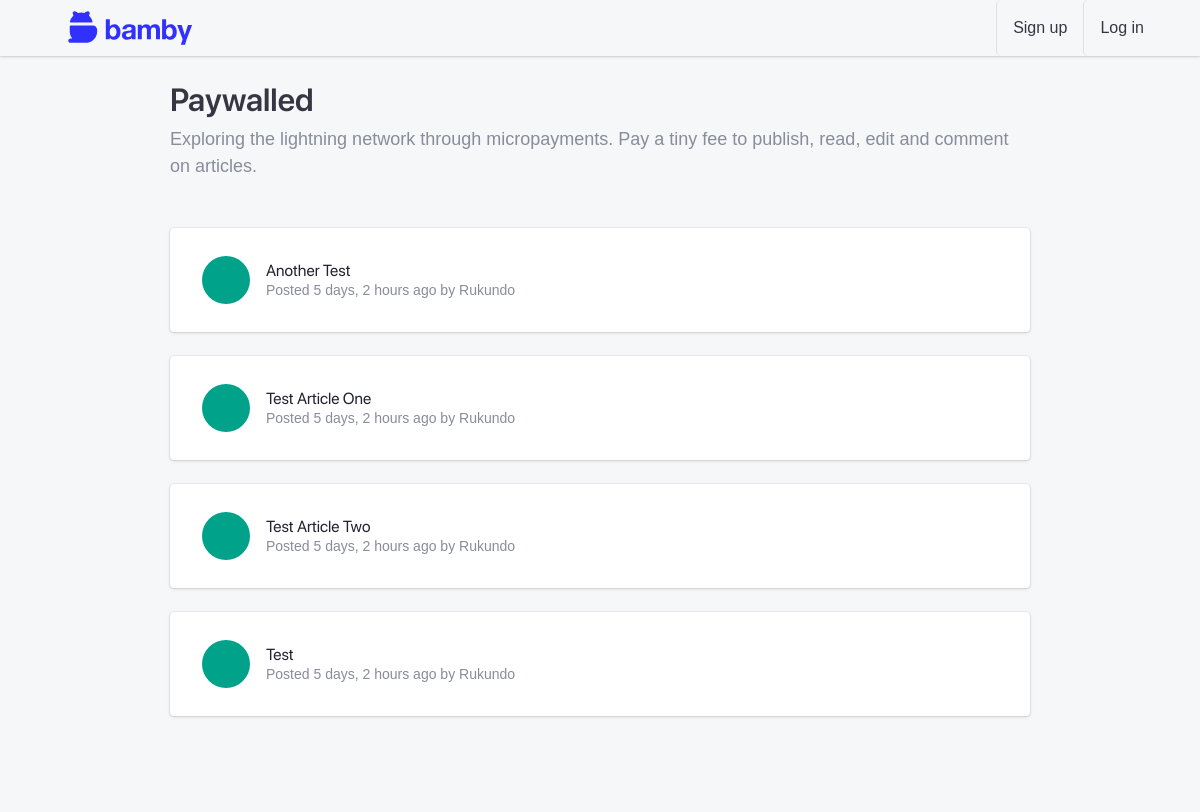
The app's page /, older data.
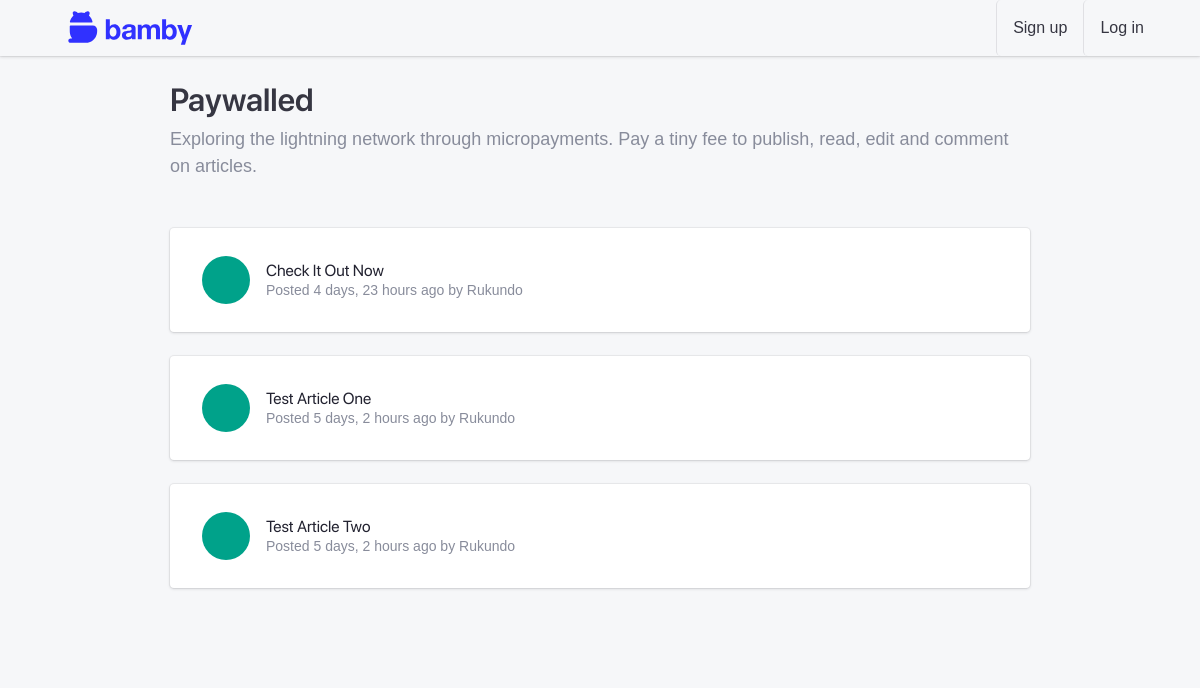
The same page, newer data.
### apps/blog/models.py (models this page shows, shortened)
class Article(models.Model):
    DRAFT = "D"
    PUBLISHED = "P"
    STATUS = ((DRAFT, _("Draft")), (PUBLISHED, _("Published")))
    uuid = models.UUIDField(unique=True, default=uuid.uuid4, editable=False)
    user = models.ForeignKey(
        settings.AUTH_USER_MODEL,
        null=True,
        related_name="articles",
        on_delete=models.SET_NULL,
    )
    date_created = models.DateTimeField(auto_now_add=True)
    date_published = models.DateTimeField(auto_now=True)
    title = models.CharField(max_length=255, null=True, unique=True)
    status = models.CharField(max_length=1, choices=STATUS, default=DRAFT)
    content = models.CharField(_("Content"), max_length=10000, blank=True)
    edited = models.BooleanField(default=False)
    objects = ArticleQuerySet.as_manager()
    class Meta:
        verbose_name = _("Article")
        verbose_name_plural = _("Articles")
        ordering = ("-date_published",)

### apps/authentication/models.py (models this page shows, shortened)
class Profile(models.Model):
    user = models.OneToOneField(User, on_delete=models.CASCADE, verbose_name=_("user"))
    node_pubkey = models.CharField(max_length=80, unique=True, blank=True, null=True)
    class Meta:
        verbose_name = _("profile")
        verbose_name_plural = _("profiles")
        db_table = "auth_profile"
    def get_screen_name(self):
        try:
            if self.user.get_full_name():
                return self.user.get_full_name()
            else:
                return self.user.username
        except Exception:
            return self.user.username

### apps/core/views.py (the view)
# urls.py: path("", core_views.home, name="home"),
def home(request):
    published_articles = Article.objects.get_published()
    return render(
        request,
        "core/home.html",
        {"articles": published_articles},
    )

### apps/blog/models.py (called while the page is built)
    def get_published(self):
        return self.filter(status="P").order_by("-date_published")

### apps/core/templates/core/home.html (shortened to what this page needs)
{% extends 'base.html' %}
{% load static i18n humanize %}
{% block content %}
<section class="position-relative pb-5 bg-light">
    <div class="sticker">
    </div>
    <div class="container position-relative">
        <div class="row">
            <div class="col-md-10 mx-auto">
                <h2 class="text-center text-sm-left"> Paywalled</h2>
                <p class="lead text-muted text-center text-sm-left mb-5">Exploring the lightning network through
                    micropayments.
                    Pay a tiny fee to publish, read, edit and comment on articles.</p>
                <div class="list-group list-group-flush list-group-divider">
                    {% for article in articles %}
                    <div class="card mb-4" id="articles">
                        <div class="card-body">
                            <div class="list-group-item">
                                <div class="list-group-item-figure">
                                    <a href="{% url 'articles:article' article.uuid %}"
                                        class="tile tile-lg tile-circle bg-success">
                                    </a>
                                </div>
                                <div class="list-group-item-body">
                                    <h4 class="list-group-item-title">
                                        <a
                                            href="{% url 'articles:article' article.uuid %}">{{ article.title|title }}</a>
                                    </h4>
                                    <p class="list-group-item-text">{% trans 'Posted' %}
                                        {{ article.date_published|naturaltime }}
                                        by
                                        {{ article.user.profile.get_screen_name|title }} </p>
                                </div>
                            </div>
                        </div>
                    </div>
                    {% empty %}
                    <h4 class="no-data">{% trans 'There is no published article yet' %}. <a
                            href="{% url 'articles:write_new' %}">{% trans 'Be the first one to publish one' %}!</a>
                    </h4>
                    {% endfor %}
                </div>
            </div>
        </div>
    </div>
</section>
{% endblock content %}

Row changes from the older to the newer data that the page shows:
removed Article: title "Another Test", date_published "5 days, 2 hours ago", user.profile.get_screen_name "Rukundo"
removed Article: title "Test", date_published "5 days, 2 hours ago", user.profile.get_screen_name "Rukundo"
added Article: title "Check It Out Now", date_published "4 days, 23 hours ago", user.profile.get_screen_name "Rukundo"
